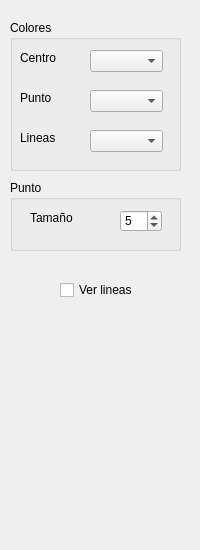
<?xml version="1.0" encoding="UTF-8"?>
<ui version="4.0">
 <class>extra</class>
 <widget class="QWidget" name="extra">
  <property name="geometry">
   <rect>
    <x>0</x>
    <y>0</y>
    <width>200</width>
    <height>550</height>
   </rect>
  </property>
  <property name="windowTitle">
   <string>Form</string>
  </property>
  <widget class="QGroupBox" name="groupBox">
   <property name="geometry">
    <rect>
     <x>10</x>
     <y>20</y>
     <width>171</width>
     <height>151</height>
    </rect>
   </property>
   <property name="title">
    <string>Colores</string>
   </property>
   <widget class="QComboBox" name="combo1">
    <property name="geometry">
     <rect>
      <x>80</x>
      <y>30</y>
      <width>73</width>
      <height>22</height>
     </rect>
    </property>
   </widget>
   <widget class="QComboBox" name="combo2">
    <property name="geometry">
     <rect>
      <x>80</x>
      <y>70</y>
      <width>73</width>
      <height>22</height>
     </rect>
    </property>
   </widget>
   <widget class="QLabel" name="label">
    <property name="geometry">
     <rect>
      <x>10</x>
      <y>30</y>
      <width>55</width>
      <height>16</height>
     </rect>
    </property>
    <property name="text">
     <string>Centro</string>
    </property>
   </widget>
   <widget class="QLabel" name="label_2">
    <property name="geometry">
     <rect>
      <x>10</x>
      <y>70</y>
      <width>55</width>
      <height>16</height>
     </rect>
    </property>
    <property name="text">
     <string>Punto</string>
    </property>
   </widget>
   <widget class="QComboBox" name="combo3">
    <property name="geometry">
     <rect>
      <x>80</x>
      <y>110</y>
      <width>73</width>
      <height>22</height>
     </rect>
    </property>
   </widget>
   <widget class="QLabel" name="label_3">
    <property name="geometry">
     <rect>
      <x>10</x>
      <y>110</y>
      <width>55</width>
      <height>16</height>
     </rect>
    </property>
    <property name="text">
     <string>Lineas</string>
    </property>
   </widget>
  </widget>
  <widget class="QCheckBox" name="checkBox">
   <property name="geometry">
    <rect>
     <x>60</x>
     <y>280</y>
     <width>81</width>
     <height>20</height>
    </rect>
   </property>
   <property name="text">
    <string>Ver lineas</string>
   </property>
  </widget>
  <widget class="QGroupBox" name="groupBox_2">
   <property name="geometry">
    <rect>
     <x>10</x>
     <y>180</y>
     <width>171</width>
     <height>71</height>
    </rect>
   </property>
   <property name="title">
    <string>Punto</string>
   </property>
   <widget class="QLabel" name="label_4">
    <property name="geometry">
     <rect>
      <x>20</x>
      <y>30</y>
      <width>55</width>
      <height>16</height>
     </rect>
    </property>
    <property name="text">
     <string>Tamaño</string>
    </property>
   </widget>
   <widget class="QSpinBox" name="spinner_tamano">
    <property name="geometry">
     <rect>
      <x>110</x>
      <y>30</y>
      <width>42</width>
      <height>22</height>
     </rect>
    </property>
    <property name="maximum">
     <number>20</number>
    </property>
    <property name="value">
     <number>5</number>
    </property>
   </widget>
  </widget>
 </widget>
 <resources/>
 <connections/>
</ui>
